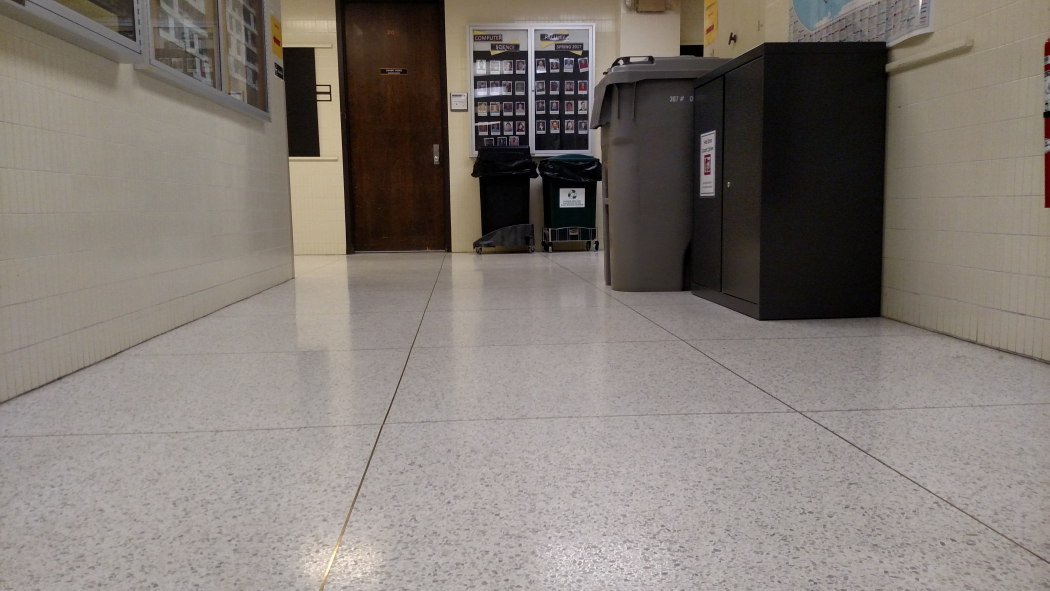
#> input picture Experiments/Anne/Feature_Detection/Hallway_3.jpg, 5248 x 2952 px (shown at 1/5 size)
$ python feature_detection.py
#> lines starting #> are read from the running program, lines starting #| are printed output that depends on the picture; after the words box and inside, x2 and y2 are one past the last pixel; in counts of white or black regions, pixels touching at a corner belong together
import numpy as np
import cv2
from matplotlib import pyplot as plt

fig = plt.figure()


img = cv2.imread('Hallway_3.jpg', cv2.IMREAD_COLOR)
#> img is the input picture: shape (2952, 5248, 3); mean B, G, R 115.8, 122.1, 129.3
a=fig.add_subplot(4,3,1)
frame1 = plt.gca()
frame1.axes.get_xaxis().set_visible(False)
frame1.axes.get_yaxis().set_visible(False)
a.set_title("Original, Full Size")
plt.imshow(img)

img_small = cv2.imread('Hallway_3_small.jpg', cv2.IMREAD_COLOR)
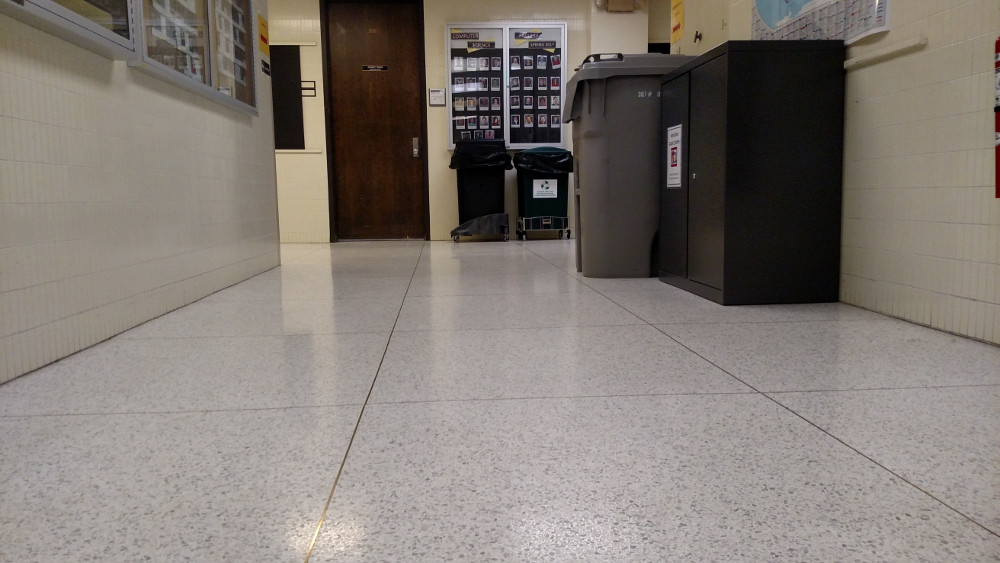
#> input picture Experiments/Anne/Feature_Detection/Hallway_3_small.jpg, 1000 x 563 px
#> img_small is the input picture: shape (563, 1000, 3); mean B, G, R 116, 122.4, 129.6
a=fig.add_subplot(4,3,2)
frame1 = plt.gca()
frame1.axes.get_xaxis().set_visible(False)
frame1.axes.get_yaxis().set_visible(False)
a.set_title("Original, Reduced Size")
plt.imshow(img_small)

img_small_blurred = cv2.blur(img_small,(4,4))
a=fig.add_subplot(4,3,3)
frame1 = plt.gca()
frame1.axes.get_xaxis().set_visible(False)
frame1.axes.get_yaxis().set_visible(False)
a.set_title("Blurred, Reduced Size")
plt.imshow(img_small_blurred)


grayscale_img = None
grayscale_img = cv2.cvtColor(img, cv2.COLOR_RGB2GRAY)

# #### ORB ####
# Initiate STAR detector
orb = cv2.ORB_create()
# find the keypoints with ORB
kp = orb.detect(img,None)
#> kp = 500 keypoints; strongest (x, y, size): (2729, 358, 53.6), (2685, 361, 77.1), (2687, 358, 111.1), (1649, 498, 64.3)
# compute the descriptors with ORB
kp, des = orb.compute(img, kp)
# draw only keypoints location,not size and orientation
orb_img = None
orb_img = cv2.drawKeypoints(img,kp,orb_img,color=(255,0,0), flags=0)
a=fig.add_subplot(4,3,4)
frame1 = plt.gca()
frame1.axes.get_xaxis().set_visible(False)
frame1.axes.get_yaxis().set_visible(False)
a.set_title("ORB")
plt.imshow(orb_img)

# #### Harris Corner ####
gray = np.float32(grayscale_img)
dst = cv2.cornerHarris(gray,2,3,0.04)
#result is dilated for marking the corners, not important
dst = cv2.dilate(dst,None)
# Threshold for an optimal value, it may vary depending on the image.
hc_img = img.copy()
hc_img[dst>0.005*dst.max()]=[255,0,0]
a=fig.add_subplot(4,3,7)
frame1 = plt.gca()
frame1.axes.get_xaxis().set_visible(False)
frame1.axes.get_yaxis().set_visible(False)
a.set_title("Harris Corner")
plt.imshow(hc_img)

# #### Hough Lines using Canny Edge ####
E = cv2.Canny(grayscale_img, 50, 200, 3)
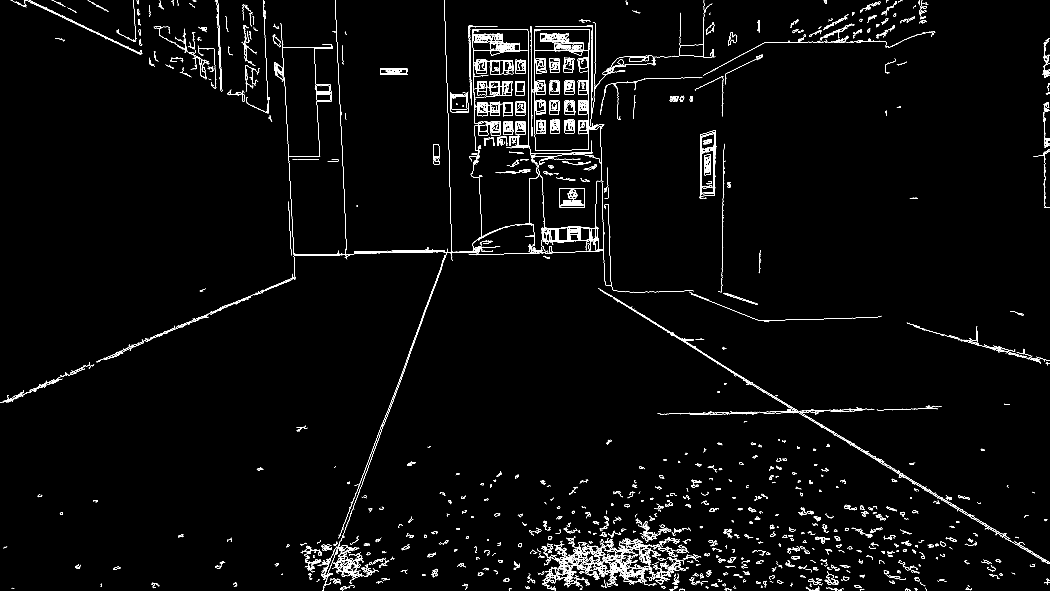
#> E: shape (2952, 5248) (shown at 1/5 size); 1.2% white in thin lines or dots
lines = cv2.HoughLinesP(E,rho = 1,theta = 1*np.pi/180,threshold = 80,minLineLength = 30,maxLineGap = 10)
#> lines = 1780 rows, first 6: [3560, 1799, 3652, 1855], [1428, 495, 1472, 1339], [2072, 1707, 2113, 1598], [3688, 1873, 4238, 2204], [1976, 1959, 2042, 1777], [3711, 1893, 4246, 2215]
N = lines.shape[0]
#> N = 1780
hough_img = img.copy()
for i in range(N):
    x1 = lines[i][0][0]
    y1 = lines[i][0][1]
    x2 = lines[i][0][2]
    y2 = lines[i][0][3]
    cv2.line(hough_img,(x1,y1),(x2,y2),(255,0,0),3)
#> this loop made 1780 passes
a=fig.add_subplot(4,3,10)
frame1 = plt.gca()
frame1.axes.get_xaxis().set_visible(False)
frame1.axes.get_yaxis().set_visible(False)
a.set_title("Hough Lines")
plt.imshow(hough_img)


# ######### Reduced Size Image ########
grayscale_img_small = None
grayscale_img_small = cv2.cvtColor(img_small, cv2.COLOR_RGB2GRAY)
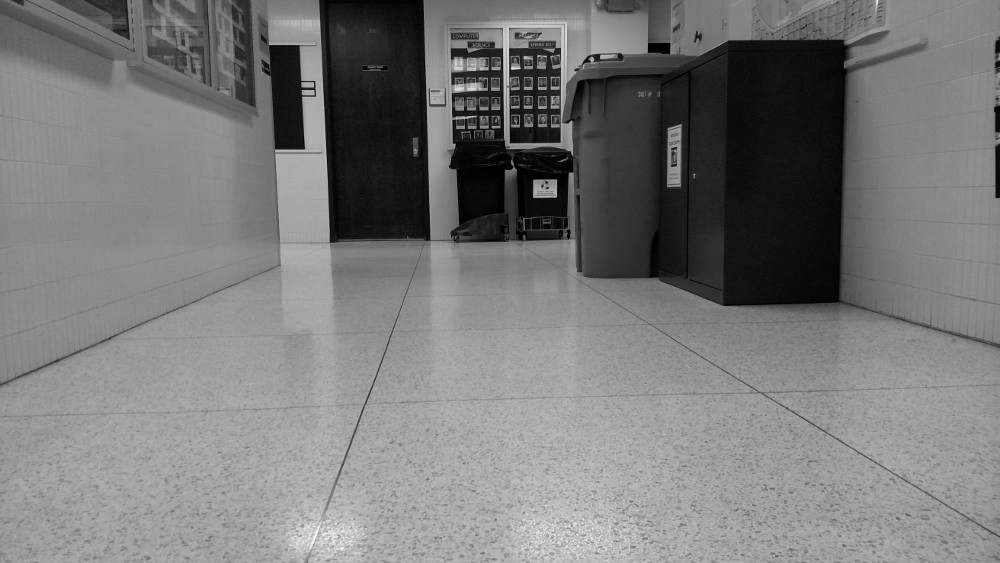
#> grayscale_img_small: shape (563, 1000); min 0, max 250, mean 121.3

# #### ORB ####
# Initiate STAR detector
orb = cv2.ORB_create()
# find the keypoints with ORB
kp = orb.detect(img_small,None)
#> kp = 500 keypoints; strongest (x, y, size): (512, 68, 31), (512, 67, 37.2), (592, 58, 31), (312, 93, 31)
# compute the descriptors with ORB
kp, des = orb.compute(img_small, kp)
# draw only keypoints location,not size and orientation
orb_img = None
orb_img = cv2.drawKeypoints(img_small,kp,orb_img,color=(255,0,0), flags=0)
#> orb_img: shape (563, 1000, 3)
a=fig.add_subplot(4,3,5)
frame1 = plt.gca()
frame1.axes.get_xaxis().set_visible(False)
frame1.axes.get_yaxis().set_visible(False)
a.set_title("ORB")
plt.imshow(orb_img)

# #### Harris Corner ####
gray = np.float32(grayscale_img_small)
#> gray: shape (563, 1000) float32
dst = cv2.cornerHarris(gray,2,3,0.04)
#> dst: shape (563, 1000) float32
#result is dilated for marking the corners, not important
dst = cv2.dilate(dst,None)
# Threshold for an optimal value, it may vary depending on the image.
hc_img = img_small.copy()
hc_img[dst>0.005*dst.max()]=[255,0,0]
#> hc_img: shape (563, 1000, 3)
a=fig.add_subplot(4,3,8)
frame1 = plt.gca()
frame1.axes.get_xaxis().set_visible(False)
frame1.axes.get_yaxis().set_visible(False)
a.set_title("Harris Corner")
plt.imshow(hc_img)

# #### Hough Lines using Canny Edge ####
E = cv2.Canny(grayscale_img_small, 50, 200, 3)
#> E: shape (563, 1000); 4.9% white in thin lines or dots
lines = cv2.HoughLinesP(E,rho = 1,theta = 1*np.pi/180,threshold = 80,minLineLength = 30,maxLineGap = 10)
#> lines = 266 rows, first 6: [613, 303, 672, 339], [683, 347, 999, 537], [329, 548, 431, 546], [817, 426, 999, 535], [0, 383, 215, 291], [284, 548, 369, 544]
N = lines.shape[0]
#> N = 266
hough_img = img_small.copy()
for i in range(N):
    x1 = lines[i][0][0]
    y1 = lines[i][0][1]
    x2 = lines[i][0][2]
    y2 = lines[i][0][3]
    cv2.line(hough_img,(x1,y1),(x2,y2),(255,0,0),3)
#> this loop made 266 passes
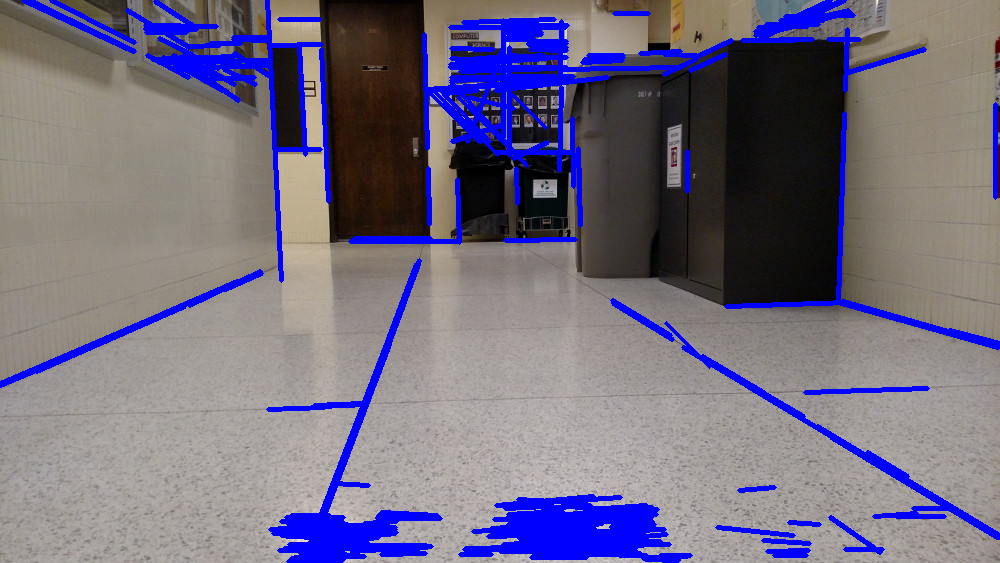
#> hough_img: shape (563, 1000, 3); 10.31% of pixels changed, all inside (x1, y1, x2, y2) = (0, 0, 1000, 563)
a=fig.add_subplot(4,3,11)
frame1 = plt.gca()
frame1.axes.get_xaxis().set_visible(False)
frame1.axes.get_yaxis().set_visible(False)
a.set_title("Hough Lines")
plt.imshow(hough_img)


# ######### Reduced Size Blurred Image ########
grayscale_img_small_blurred = None
grayscale_img_small_blurred = cv2.cvtColor(img_small_blurred, cv2.COLOR_RGB2GRAY)

# #### ORB ####
# Initiate STAR detector
orb = cv2.ORB_create()
# find the keypoints with ORB
kp = orb.detect(img_small_blurred,None)
#> kp = 500 keypoints; strongest (x, y, size): (534, 186, 111.1), (297, 143, 111.1), (552, 183, 111.1), (302, 146, 92.6)
# compute the descriptors with ORB
kp, des = orb.compute(img_small_blurred, kp)
# draw only keypoints location,not size and orientation
orb_img = None
orb_img = cv2.drawKeypoints(img_small_blurred,kp,orb_img,color=(255,0,0), flags=0)
a=fig.add_subplot(4,3,6)
frame1 = plt.gca()
frame1.axes.get_xaxis().set_visible(False)
frame1.axes.get_yaxis().set_visible(False)
a.set_title("ORB")
plt.imshow(orb_img)

# #### Harris Corner ####
gray = np.float32(grayscale_img_small_blurred)
dst = cv2.cornerHarris(gray,2,3,0.04)
#result is dilated for marking the corners, not important
dst = cv2.dilate(dst,None)
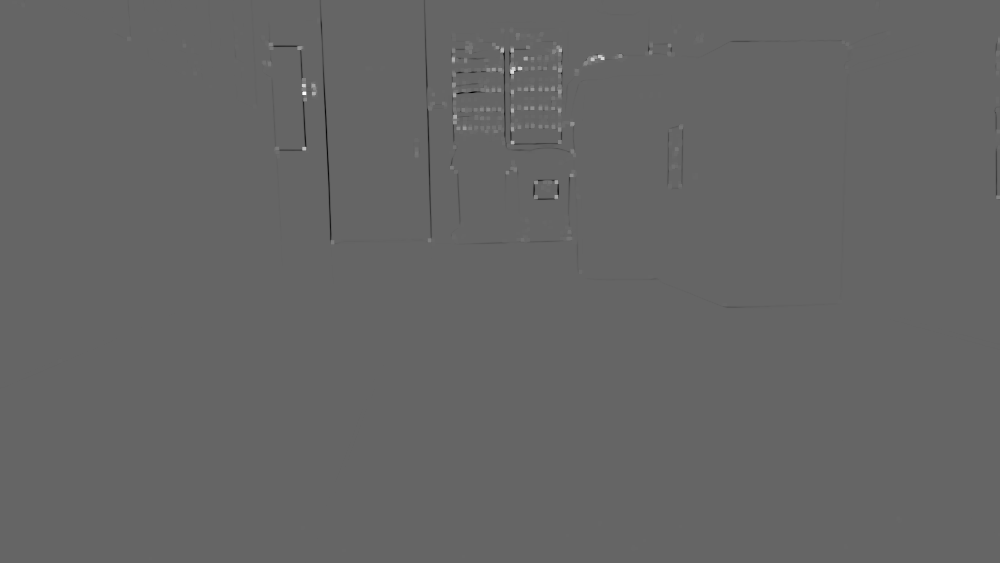
#> dst: shape (563, 1000) float32; min -894017.2, max 1359010.9, mean 342.5; drawn with min black and max white
# Threshold for an optimal value, it may vary depending on the image.
hc_img = img_small_blurred.copy()
hc_img[dst>0.005*dst.max()]=[255,0,0]
#> hc_img: shape (563, 1000, 3); mean B, G, R 119, 120.9, 128
a=fig.add_subplot(4,3,9)
frame1 = plt.gca()
frame1.axes.get_xaxis().set_visible(False)
frame1.axes.get_yaxis().set_visible(False)
a.set_title("Harris Corner")
plt.imshow(hc_img)

# #### Hough Lines using Canny Edge ####
E = cv2.Canny(grayscale_img_small_blurred, 50, 200, 3)
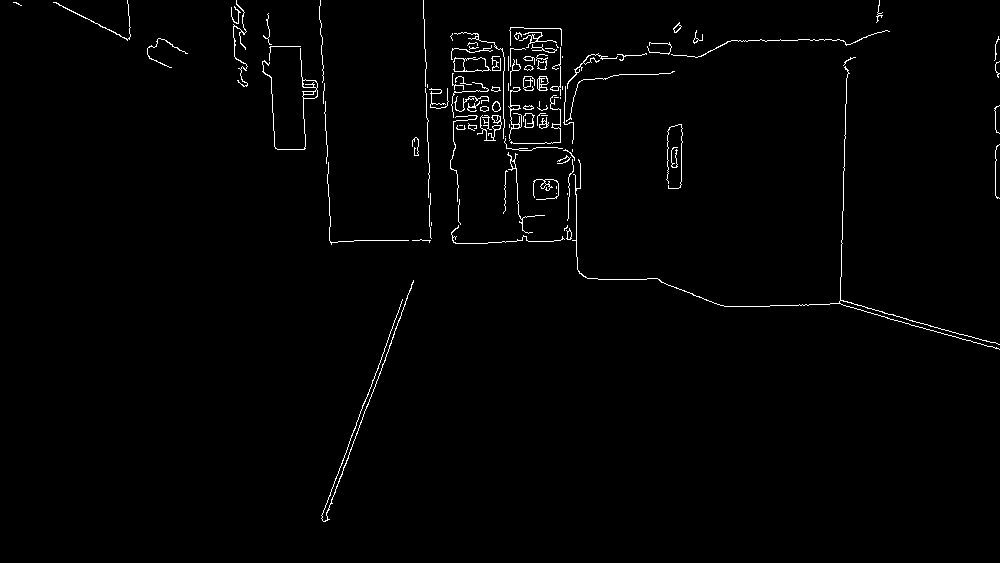
#> E: shape (563, 1000); 1.3% white in thin lines or dots
lines = cv2.HoughLinesP(E,rho = 1,theta = 1*np.pi/180,threshold = 80,minLineLength = 30,maxLineGap = 10)
#> lines = 25 rows, first 6: [326, 513, 394, 334], [348, 444, 399, 309], [843, 195, 847, 60], [325, 109, 328, 184], [425, 60, 429, 178], [510, 40, 561, 40]
N = lines.shape[0]
#> N = 25
hough_img = img_small_blurred.copy()
for i in range(N):
    x1 = lines[i][0][0]
    y1 = lines[i][0][1]
    x2 = lines[i][0][2]
    y2 = lines[i][0][3]
    cv2.line(hough_img,(x1,y1),(x2,y2),(255,0,0),3)
#> this loop made 25 passes
#> (x1, y1, x2, y2) on passes 1 to 12: (326, 513, 394, 334), (348, 444, 399, 309), (843, 195, 847, 60), (325, 109, 328, 184), (425, 60, 429, 178), (510, 40, 561, 40), (613, 75, 658, 74), (836, 303, 999, 349), (270, 46, 300, 46), (840, 299, 906, 318), (479, 50, 560, 47), (354, 240, 430, 240)
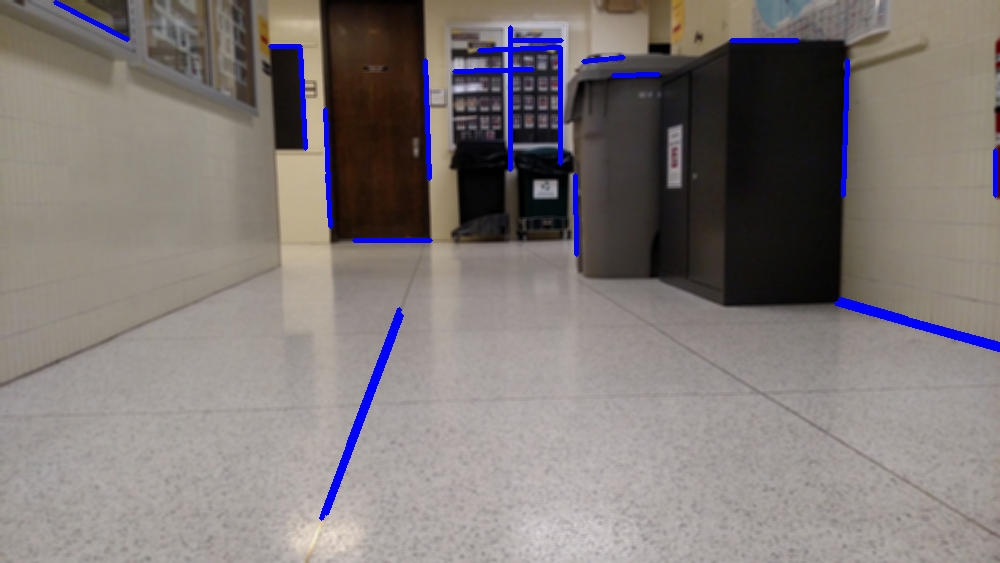
#> hough_img: shape (563, 1000, 3); mean B, G, R 119.2, 120.6, 127.6
a=fig.add_subplot(4,3,12)
frame1 = plt.gca()
frame1.axes.get_xaxis().set_visible(False)
frame1.axes.get_yaxis().set_visible(False)
a.set_title("Hough Lines")
plt.imshow(hough_img)


plt.show()
#> figure, not shown here; B, G, R data is drawn as R, G, B

cv2.waitKey(0)
cv2.destroyAllWindows()
